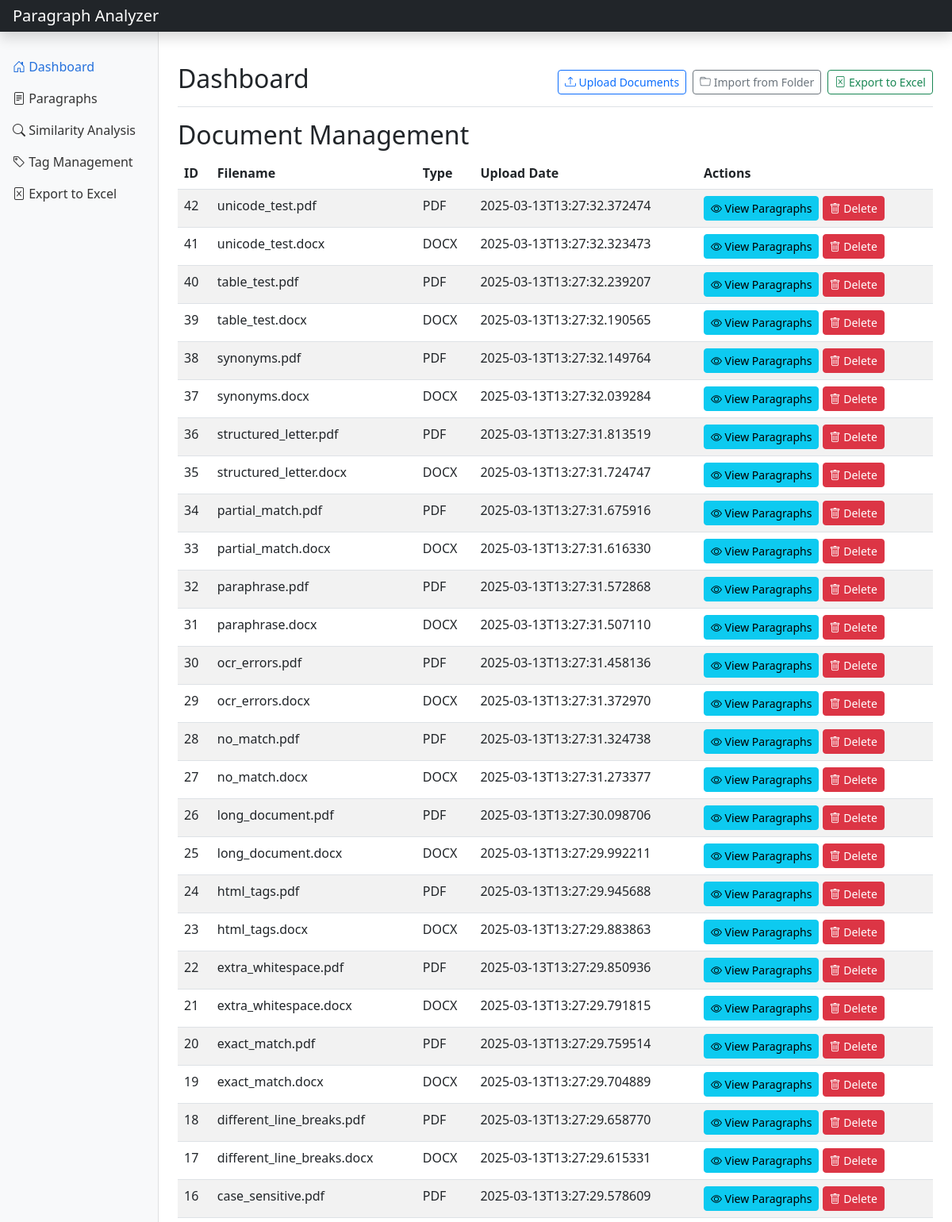
Before: / (upper part) with the older database file.
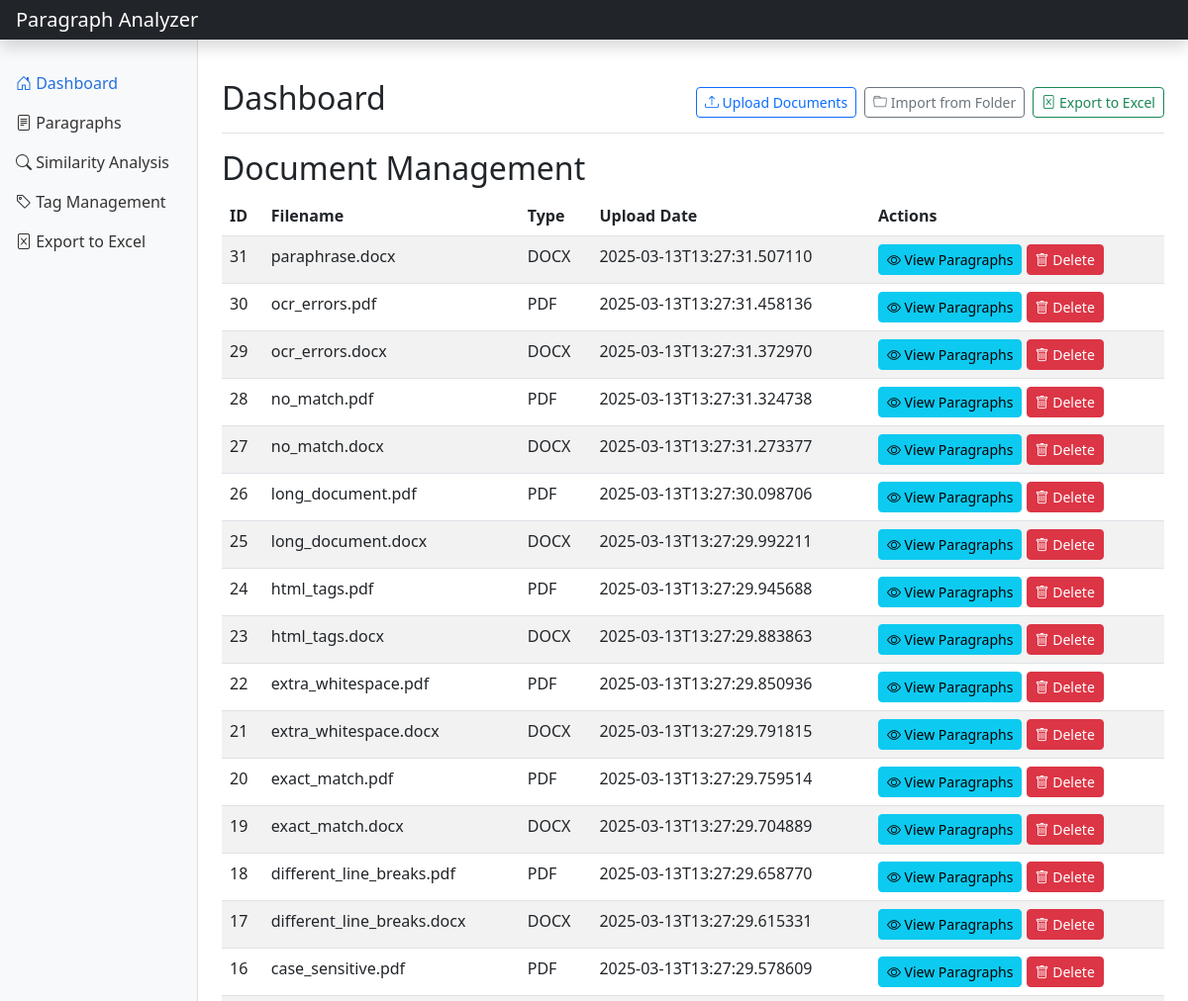
After: the same page with the newer database file.
### tables this page shows
CREATE TABLE documents (
                id INTEGER PRIMARY KEY AUTOINCREMENT,
                filename TEXT NOT NULL,
                file_type TEXT NOT NULL,
                file_path TEXT NOT NULL,
                upload_date TEXT NOT NULL
            );

### app.py (the view)
@app.route('/')
def index():
    documents = db_manager.get_documents()
    return render_template('index.html', documents=documents)

### database_manager.py (called while the page is built)
    def get_documents(self) -> List[Dict]:
        self.logger.info("Retrieving all documents")
        try:
            conn = sqlite3.connect(self.db_path)
            conn.row_factory = sqlite3.Row
            cursor = conn.cursor()
            cursor.execute('SELECT * FROM documents ORDER BY upload_date DESC')
            rows = cursor.fetchall()
            documents = [dict(row) for row in rows]
            conn.close()
            self.logger.info(f"Retrieved {len(documents)} documents")
            return documents
        except Exception as e:
            self.logger.error(f"Error retrieving documents: {str(e)}", exc_info=True)
            return []

### templates/index.html (shortened to what this page needs)
{% extends 'base.html' %}
{% block content %}
    <div class="d-flex justify-content-between flex-wrap flex-md-nowrap align-items-center pt-3 pb-2 mb-3 border-bottom">
        <h1 class="h2">Dashboard</h1>
        <div class="btn-toolbar mb-2 mb-md-0">
            <button type="button" class="btn btn-sm btn-outline-primary me-2" data-bs-toggle="modal" data-bs-target="#uploadModal">
                <i class="bi bi-upload"></i> Upload Documents
            </button>
            <button type="button" class="btn btn-sm btn-outline-secondary me-2" data-bs-toggle="modal" data-bs-target="#folderModal">
                <i class="bi bi-folder"></i> Import from Folder
            </button>
            <a href="/export" class="btn btn-sm btn-outline-success">
                <i class="bi bi-file-excel"></i> Export to Excel
            </a>
        </div>
    </div>
    <h2>Document Management</h2>
    <div class="table-responsive">
        <table class="table table-striped table-hover">
            <thead>
                <tr>
                    <th>ID</th>
                    <th>Filename</th>
                    <th>Type</th>
                    <th>Upload Date</th>
                    <th>Actions</th>
                </tr>
            </thead>
            <tbody>
                {% if documents %}
                    {% for doc in documents %}
                        <tr>
                            <td>{{ doc.id }}</td>
                            <td>{{ doc.filename }}</td>
                            <td>{{ doc.file_type.upper() }}</td>
                            <td>{{ doc.upload_date }}</td>
                            <td>
                                <a href="/paragraphs?document_id={{ doc.id }}" class="btn btn-sm btn-info">
                                    <i class="bi bi-eye"></i> View Paragraphs
                                </a>
                                <a href="/delete/{{ doc.id }}" class="btn btn-sm btn-danger" onclick="return confirm('Are you sure you want to delete this document?');">
                                    <i class="bi bi-trash"></i> Delete
                                </a>
                            </td>
                        </tr>
                    {% endfor %}
                {% else %}
                    <tr>
                        <td colspan="5" class="text-center">No documents uploaded yet</td>
                    </tr>
                {% endif %}
            </tbody>
        </table>
    </div>
{% endblock %}

### templates/base.html (shortened to what this page needs)
<!DOCTYPE html>
<html lang="en">
<head>
    <link href="https://cdn.jsdelivr.net/npm/bootstrap@5.3.0-alpha1/dist/css/bootstrap.min.css" rel="stylesheet">
    <link rel="stylesheet" href="https://cdn.jsdelivr.net/npm/bootstrap-icons@1.8.1/font/bootstrap-icons.css">
    <link rel="stylesheet" href="{{ url_for('static', filename='css/custom.css') }}">
</head>
<body>
    <header class="navbar navbar-dark sticky-top bg-dark flex-md-nowrap p-0 shadow">
        <a class="navbar-brand col-md-3 col-lg-2 me-0 px-3" href="/">Paragraph Analyzer</a>
    </header>
    <div class="container-fluid">
        <div class="row">
            <nav id="sidebarMenu" class="col-md-3 col-lg-2 d-md-block bg-light sidebar collapse">
                <div class="sidebar-sticky pt-3">
                    <ul class="nav flex-column">
                        <li class="nav-item">
                            <a class="nav-link {% if request.path == '/' %}active{% endif %}" href="/">
                                <i class="bi bi-house-door"></i> Dashboard
                            </a>
                        </li>
                        <li class="nav-item">
                            <a class="nav-link {% if '/paragraphs' in request.path %}active{% endif %}" href="/paragraphs">
                                <i class="bi bi-file-text"></i> Paragraphs
                            </a>
                        </li>
                        <li class="nav-item">
                            <a class="nav-link {% if '/similarity' in request.path %}active{% endif %}" href="/similarity">
                                <i class="bi bi-search"></i> Similarity Analysis
                            </a>
                        </li>
                        <li class="nav-item">
                            <a class="nav-link {% if '/tags' in request.path %}active{% endif %}" href="/tags">
                                <i class="bi bi-tag"></i> Tag Management
                            </a>
                        </li>
                        <li class="nav-item">
                            <a class="nav-link" href="/export">
                                <i class="bi bi-file-excel"></i> Export to Excel
                            </a>
                        </li>
                    </ul>
                </div>
            </nav>
            <main class="col-md-9 ms-sm-auto col-lg-10 px-md-4 main-content">
                {% block content %}{% endblock %}
            </main>
        </div>
    </div>
</body>
</html>

### static/custom.css (style rules this page uses)
.sidebar { position: fixed; top: 0; bottom: 0; left: 0; z-index: 100; padding: 48px 0 0; box-shadow: inset -1px 0 0 rgba(0, 0, 0, .1); }
.sidebar-sticky { position: relative; top: 0; height: calc(100vh - 48px); padding-top: .5rem; overflow-x: hidden; overflow-y: auto; }
.nav-link { font-weight: 500; color: #333; }
.nav-link.active { color: #2470dc; }
.main-content { padding-top: 1.5rem; }

Changed rows visible on the page:
removed documents: id "42", filename "unicode_test.pdf", file_type "PDF", upload_date "2025-03-13T13:27:32.372474"
removed documents: id "41", filename "unicode_test.docx", file_type "DOCX", upload_date "2025-03-13T13:27:32.323473"
removed documents: id "40", filename "table_test.pdf", file_type "PDF", upload_date "2025-03-13T13:27:32.239207"
removed documents: id "39", filename "table_test.docx", file_type "DOCX", upload_date "2025-03-13T13:27:32.190565"
removed documents: id "38", filename "synonyms.pdf", file_type "PDF", upload_date "2025-03-13T13:27:32.149764"
removed documents: id "37", filename "synonyms.docx", file_type "DOCX", upload_date "2025-03-13T13:27:32.039284"
removed documents: id "36", filename "structured_letter.pdf", file_type "PDF", upload_date "2025-03-13T13:27:31.813519"
removed documents: id "35", filename "structured_letter.docx", file_type "DOCX", upload_date "2025-03-13T13:27:31.724747"
removed documents: id "34", filename "partial_match.pdf", file_type "PDF", upload_date "2025-03-13T13:27:31.675916"
removed documents: id "33", filename "partial_match.docx", file_type "DOCX", upload_date "2025-03-13T13:27:31.616330"
removed documents: id "32", filename "paraphrase.pdf", file_type "PDF", upload_date "2025-03-13T13:27:31.572868"
